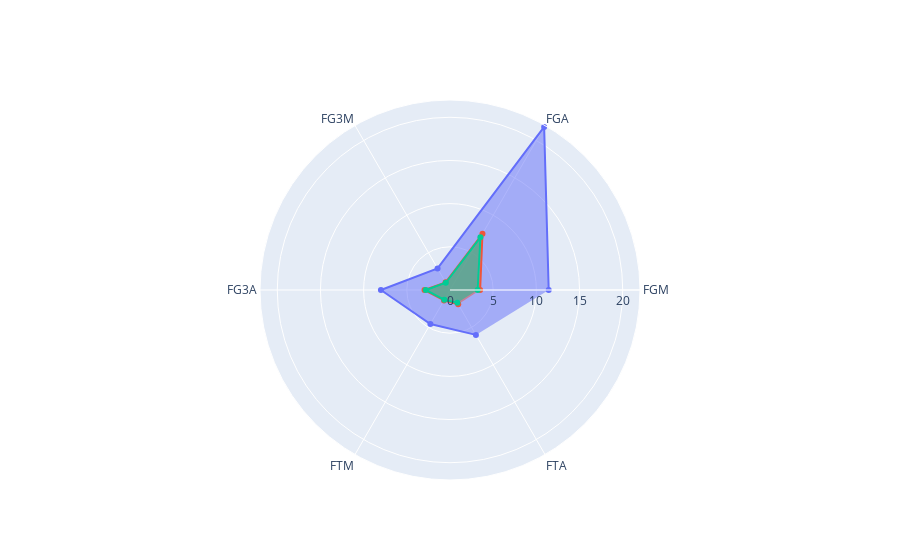

This figure's notebook cell:
### Code cell
import plotly.graph_objects as go


fig = go.Figure()

fig.add_trace(go.Scatterpolar(
      r=stats_Lebron,
      theta=categories,
      fill='toself',
      name='LeBron James'
))
fig.add_trace(go.Scatterpolar(
      r=stats_lakers,
      theta=categories,
      fill='toself',
      name='Team Stats'
))

fig.add_trace(go.Scatterpolar(
      r=season_players_avg_stats[categories],
      theta=categories,
      fill='toself',
      name='Season Stats'
))

fig.update_layout(
  polar=dict(
    radialaxis=dict(
      visible=True,
      range=[0, 22]
    )),
  showlegend=False
)

fig.show()

### Figure 1 — Plotly figure (JSON) as saved in the notebook; plotly's stock layout.template omitted (floating-point values rounded to 4 significant figures)
{"data": [{"fill": "toself", "name": "LeBron James", "r": [11.43, 21.8, 2.88, 8, 4.54, 6], "theta": ["FGM", "FGA", "FG3M", "FG3A", "FTM", "FTA"], "type": "scatterpolar"}, {"fill": "toself", "name": "Team Stats", "r": [3.49, 7.52, 1.02, 2.95, 1.39, 1.9], "theta": ["FGM", "FGA", "FG3M", "FG3A", "FTM", "FTA"], "type": "scatterpolar"}, {"fill": "toself", "name": "Season Stats", "r": [3.2, 7.04, 0.97, 2.8, 1.32, 1.71], "theta": ["FGM", "FGA", "FG3M", "FG3A", "FTM", "FTA"], "type": "scatterpolar"}], "layout": {"autosize": true, "polar": {"angularaxis": {"type": "category"}, "radialaxis": {"autorange": false, "range": [0, 22], "type": "linear", "visible": true}}, "showlegend": false}}
